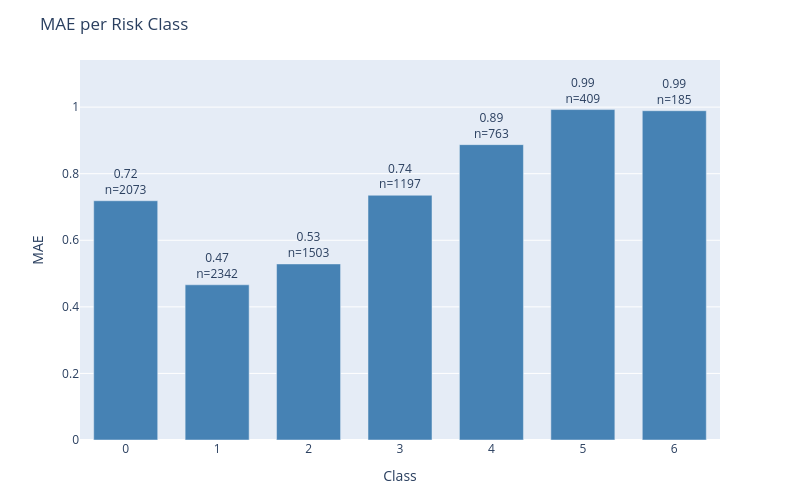

The notebook cell this image was saved under:
### Code cell
plot_error_by_group(
    df=results_test,
    y_true_col='actual',
    y_pred_col='prediction',
    group_by='class',
    metric='mae',
    title='MAE per Risk Class'
)

### Figure 1 — Plotly figure (JSON) as saved in the notebook; plotly's stock layout.template omitted (floating-point values rounded to 4 significant figures)
{"data": [{"marker": {"color": "steelblue"}, "text": ["0.72<br>n=2073", "0.47<br>n=2342", "0.53<br>n=1503", "0.74<br>n=1197", "0.89<br>n=763", "0.99<br>n=409", "0.99<br>n=185"], "textposition": "outside", "type": "bar", "x": ["0", "1", "2", "3", "4", "5", "6"], "y": [0.7188, 0.4663, 0.5289, 0.7352, 0.8873, 0.9927, 0.9892]}], "layout": {"bargap": 0.3, "height": 500, "margin": {"b": 60, "t": 60}, "title": {"text": "MAE per Risk Class"}, "uniformtext": {"minsize": 8, "mode": "hide"}, "width": 800, "xaxis": {"title": {"text": "Class"}}, "yaxis": {"range": [0, 1.142], "title": {"text": "MAE"}}}}
